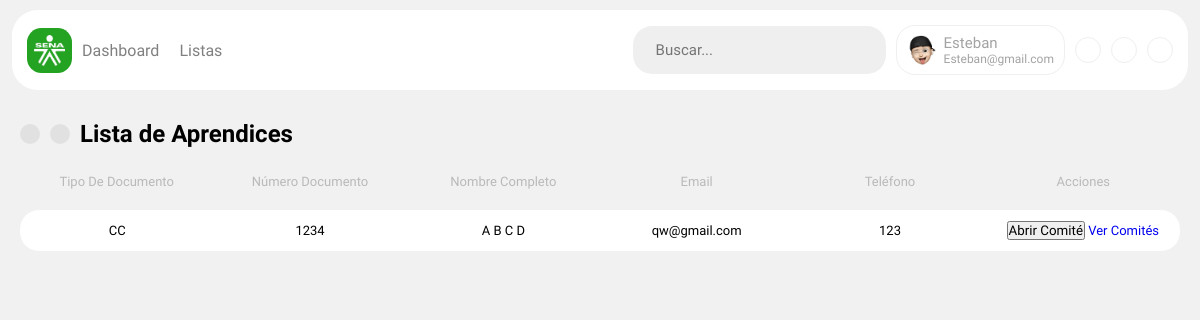
The page /views/aprendices.php?id_ficha=19 (signed in) on the database its author committed.
### tables this page shows
CREATE TABLE `aprendiz` (
  `ID_Aprendiz` int(11) NOT NULL,
  `Numero_Documento` varchar(50) NOT NULL,
  `Tipo_Documento` varchar(20) NOT NULL,
  `Primer_Nombre` varchar(50) NOT NULL,
  `Segundo_Nombre` varchar(50) DEFAULT NULL,
  `Primer_Apellido` varchar(50) NOT NULL,
  `Segundo_Apellido` varchar(50) NOT NULL,
  `Email` varchar(100) DEFAULT NULL,
  `Telefono` varchar(20) DEFAULT NULL,
  `ID_Ficha` int(11) DEFAULT NULL,
  `Imagen` varchar(255) NOT NULL
);

### views/aprendices.php (the view, shortened to what this page needs)
<?php
include("../model/config.php");
if (isset($_GET['id_ficha'])) {
    $id_ficha = $_GET['id_ficha'];
    $query = "SELECT * FROM aprendiz WHERE ID_Ficha = $id_ficha";
    $result = $con->query($query);
} else {
    header("Location: ../index.php");
    exit();
}
?>
<!DOCTYPE html>
<html lang="en">
<head>
    <link rel="stylesheet" href="https://cdn.jsdelivr.net/npm/sweetalert2@10.16.6/dist/sweetalert2.min.css">
    <link rel="stylesheet" href="../static/style/tablas.css">
    <link rel="stylesheet" href="../static/style/modal.css">
</head>
<body>
<?php include '../components/menu.php'; ?>
    <section>
        <div class='title-accion'>
            <div>
                <a href="listas_ficha.php" class="agregar">
                </a>
                <button type="button" id="openAddAprendizModal" class="agregar">
                </button>
            </div>
            <h1>Lista de Aprendices</h1>
        </div>
        <table id='table'>
            <thead>
                <tr>
                    <th>Tipo De Documento</th>
                    <th>Número Documento</th>
                    <th>Nombre Completo</th>
                    <th>Email</th>
                    <th>Teléfono</th>
                    <th>Acciones</th>
                </tr>
            </thead>
            <tbody>
                <?php
                if ($result->num_rows > 0) {
                    while ($row = $result->fetch_assoc()) {
                        echo "<tr class='fila' data-id-aprendiz='{$row['ID_Aprendiz']}' data-tipo-documento='{$row['Tipo_Documento']}' data-numero-documento='{$row['Numero_Documento']}' data-nombre-completo='{$row['Primer_Nombre']} {$row['Segundo_Nombre']} {$row['Primer_Apellido']} {$row['Segundo_Apellido']}' data-email='{$row['Email']}' data-telefono='{$row['Telefono']}' data-tipo-documento='{$row['Tipo_Documento']}'>
                                <td>{$row['Tipo_Documento']}</td>
                                <td>{$row['Numero_Documento']}</td>
                                <td>{$row['Primer_Nombre']} {$row['Segundo_Nombre']} {$row['Primer_Apellido']} {$row['Segundo_Apellido']}</td>
                                <td>{$row['Email']}</td>
                                <td>{$row['Telefono']}</td>
                                <td>
                                    <button class='btn btn-primary abrir-comite' data-id='{$row['ID_Aprendiz']}' data-documento='{$row['Numero_Documento']}'>Abrir Comité</button>
                                     <a href='lista_comite.php?id_aprendiz={$row['ID_Aprendiz']}' class='btn btn-secondary'>Ver Comités</a>
                                </td>
                              </tr>";
                    }
                } else {
                    echo "<tr><td colspan='6'>No hay aprendices disponibles para esta ficha</td></tr>";
                }
                ?>
            </tbody>
        </table>
    </section>
</body>
</html>

### static/style/tablas.css (style rules this page uses)
.title-accion { display: flex; align-items: center; align-content: center; margin-bottom: 20px; }
.title-accion div { display: flex; }
table { width: 100%; table-layout: fixed; border-collapse: separate; border-spacing: 0px 6px; }
table thead th { font-weight: 400; color: rgb(185, 185, 185); font-size: 13px; text-align: center; padding-bottom: 15px; }
table td { padding: 10px 2px; text-align: center; border-top: 1px solid #dddddd00; border-bottom: 1px solid #dddddd00; background-color: #ffffff; font-size: 13px; }
.fila td:first-child { border-top-left-radius: 1.2rem; border-bottom-left-radius: 1.2rem; border-left: 1px solid #dddddd00; }
.fila td:nth-last-child(1) { border-top-right-radius: 1.2rem; border-bottom-right-radius: 1.2rem; border-right: 1px solid #dddddd00; }
.agregar { background-color: rgb(225, 225, 225); color: #7a7a7a; outline: none; border: none; gap: 7px; cursor: pointer; padding: 10px; border-radius: 0.9rem; display: flex; align-items: center; align-content: center; margin-right: 10px; transition: box-shadow 0.3s ease-in-out, background-color 0.3s ease-in-out; }

### static/style/menu.css (style rules this page uses)
* { font-family: "Urbanist", sans-serif; list-style-type: none; text-decoration: none; box-sizing: border-box; margin: 0; padding: 0; }
body { background-color: #f1f1f1; }
section { padding: 20px; }

### static/style/oscuro.css (style rules this page uses)
body { transition: background-color 0.5s ease; }

### rows shown on the page
aprendiz: Tipo_Documento "CC", Numero_Documento "1234", Primer_Nombre "A", Segundo_Nombre "B", Primer_Apellido "C", Segundo_Apellido "D", Email "qw@gmail.com", Telefono "123"

### other values the page prints
$res_Uname "Esteban"
$res_Email "Esteban@gmail.com"
